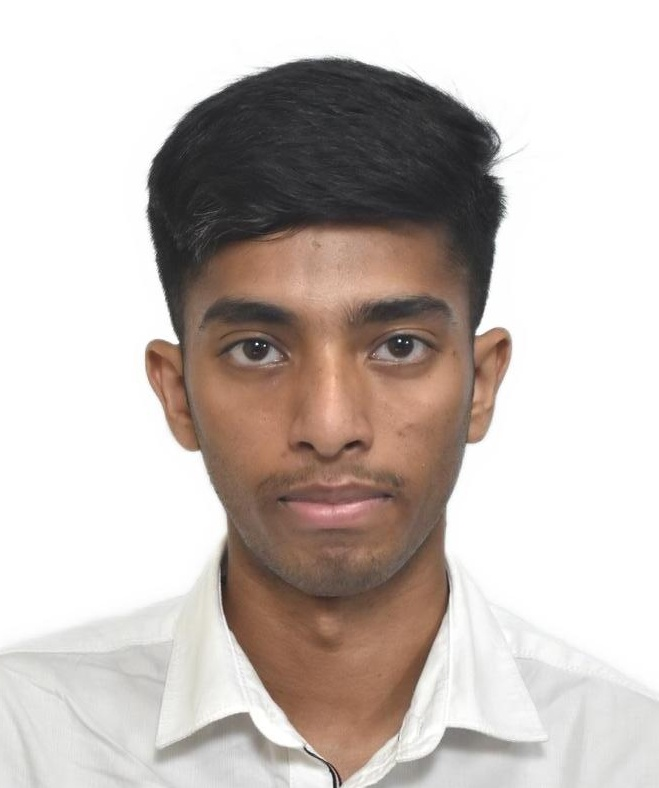
#> input picture 1516551.jpg, 659 x 788 px
$ jupyter execute Image.ipynb
#> lines starting #> are read from the running program, lines starting #| are printed output that depends on the picture
[cell 1]
import cv2 as cv
import matplotlib.pyplot as plt

[cell 2]
image = cv.imread('1516551.jpg')
#> image is the input picture: shape (788, 659, 3); mean B, G, R 185.7, 190.6, 199.7

# grayscale
gray_image = cv.cvtColor(image, cv.COLOR_BGR2GRAY)
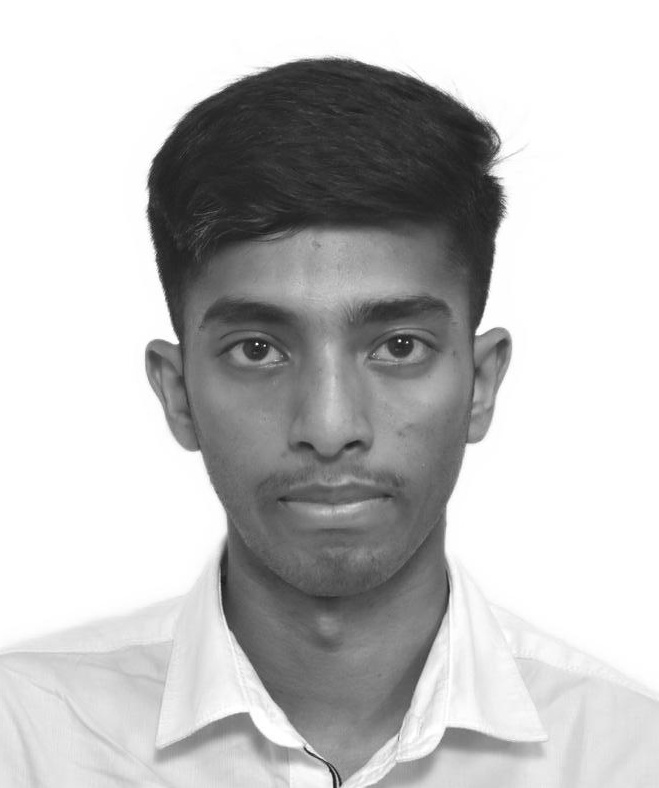
#> gray_image: shape (788, 659); min 18, max 255, mean 192.8

histogram_image = cv.calcHist([image], [0], None, [256], [0, 256])
#> histogram_image = 256 values, max 214957 at index 255, min 0 at index 0, mean 2028.5

histogram_gray_image = cv.calcHist([gray_image], [0], None, [256], [0, 256])
#> histogram_gray_image = 256 values, max 214675 at index 255, min 0 at index 0, mean 2028.5
# plot
plt.subplot(2, 2, 1)
plt.imshow(cv.cvtColor(image, cv.COLOR_BGR2RGB))
plt.title('Original Image')
plt.axis('off')

plt.subplot(2, 2, 2)
plt.imshow(gray_image, cmap='gray')
plt.title('Grayscale Image')
plt.axis('off')

plt.subplot(2, 2, 3)
plt.plot(histogram_image, color='red')
plt.title('Histogram - Original Image')
plt.xlabel('Pixel Intensity')
plt.ylabel('Frequency')

plt.subplot(2, 2, 4)
plt.plot(histogram_gray_image, color='black')
plt.title('Histogram - Grayscale Image')
plt.xlabel('Pixel Intensity')
plt.ylabel('Frequency')

plt.tight_layout()
plt.show()
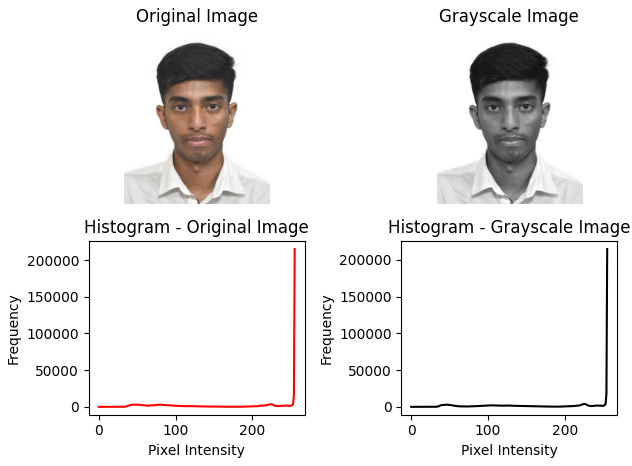
#> figure drawn by matplotlib, 4 panels; panel 3: curve peaks at x = 255, y = 214957; panel 4: curve peaks at x = 255, y = 214675
